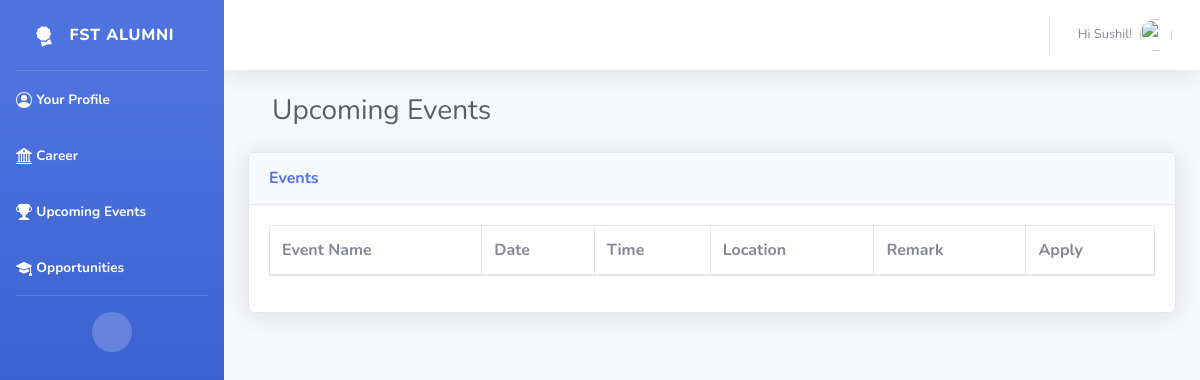
Before: /events/ (signed in) with the older database file.
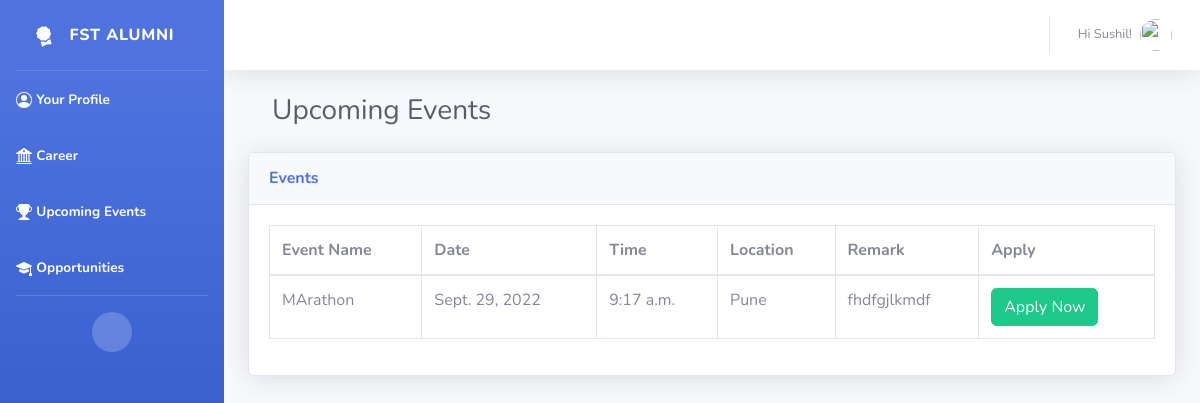
After: the same page with the newer database file.
### alumni/models.py (models this page shows, shortened)
class Events(models.Model):
    event_name = models.CharField(max_length=100)
    date = models.DateField()
    time = models.TimeField()
    location = models.CharField(max_length=100)
    Remark = models.TextField()
    class Meta:
        verbose_name_plural = "Events"

### alumni/views.py (the view)
# urls.py: path('events/', views.events, name='events'),
@login_required
def events(request):
    even = Events.objects.all()
    return render(request, "events.html", {'events': even})

### templates/events.html (shortened to what this page needs)
{% extends 'blank.html' %}
{% load static %}
{%block body %}
<div class="container-fluid">
    <div class="container-fluid">
        <div class="d-sm-flex align-items-center justify-content-between mt-4 mb-4">
            <h1 class="h3 mb-0 text-gray-800">Upcoming Events</h1>
        </div>
    </div>
    <div class="card shadow mb-4">
        <div class="card-header py-3">
            <h6 class="m-0 font-weight-bold text-primary">Events</h6>
        </div>
        <div class="card-body">
            <div class="table-responsive">
                <table class="table table-bordered" id="dataTable" width="100%" cellspacing="0">
                    <thead>
                        <tr>
                            <th>Event Name</th>
                            <th>Date</th>
                            <th>Time</th>
                            <th>Location</th>
                            <th>Remark</th>
                            <th>Apply</th>
                        </tr>
                    </thead>
                    <tbody>
                        {% for dat in events %}
                        <tr>
                            <td>{{ dat.event_name}}</td>
                            <td>{{ dat.date}}</td>
                            <td>{{ dat.time}}</td>
                            <td>{{ dat.location}}</td>
                            <td>{{ dat.Remark}}</td>
                            <td>
                                <a href="{% url 'event_apply' dat.id %}" class="btn btn-success">Apply
                                    Now</a>
                            </td>
                        </tr>
                        {% endfor %}
                    </tbody>
                </table>
            </div>
        </div>
    </div>
</div>
{% endblock body%}

Changed rows visible on the page:
added Events: event_name "MArathon", date "Sept. 29, 2022", time "9:17 a.m.", location "Pune", Remark "fhdfgjlkmdf"
